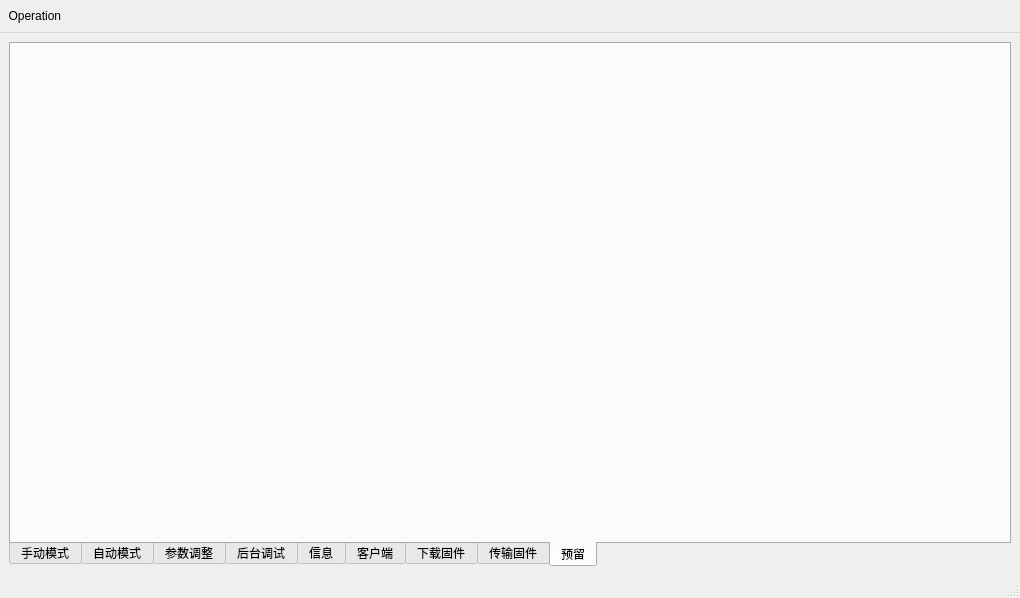
<?xml version="1.0" encoding="UTF-8"?>
<ui version="4.0">
 <class>Tab_Widget</class>
 <widget class="QMainWindow" name="Tab_Widget">
  <property name="geometry">
   <rect>
    <x>0</x>
    <y>0</y>
    <width>1020</width>
    <height>598</height>
   </rect>
  </property>
  <property name="windowTitle">
   <string>MainWindow</string>
  </property>
  <property name="toolButtonStyle">
   <enum>Qt::ToolButtonIconOnly</enum>
  </property>
  <widget class="QWidget" name="centralwidget">
   <layout class="QGridLayout" name="gridLayout">
    <item row="0" column="0">
     <widget class="QTabWidget" name="tabWidget">
      <property name="sizePolicy">
       <sizepolicy hsizetype="Expanding" vsizetype="Expanding">
        <horstretch>0</horstretch>
        <verstretch>0</verstretch>
       </sizepolicy>
      </property>
      <property name="tabPosition">
       <enum>QTabWidget::South</enum>
      </property>
      <property name="currentIndex">
       <number>8</number>
      </property>
      <widget class="Man_Widget" name="manmode">
       <attribute name="title">
        <string>手动模式</string>
       </attribute>
      </widget>
      <widget class="Auto_Widget" name="automode">
       <attribute name="title">
        <string>自动模式</string>
       </attribute>
      </widget>
      <widget class="Para_Adj" name="paraadj">
       <attribute name="title">
        <string>参数调整</string>
       </attribute>
      </widget>
      <widget class="Back_Debug" name="backdebug">
       <attribute name="title">
        <string>后台调试</string>
       </attribute>
      </widget>
      <widget class="War_Limit" name="warlimit">
       <attribute name="title">
        <string>信息</string>
       </attribute>
      </widget>
      <widget class="frmTcpClient" name="frmclient">
       <attribute name="title">
        <string>客户端</string>
       </attribute>
      </widget>
      <widget class="HttpWindow" name="httpwindow">
       <attribute name="title">
        <string>下载固件</string>
       </attribute>
      </widget>
      <widget class="Widget" name="ymodem">
       <attribute name="title">
        <string>传输固件</string>
       </attribute>
      </widget>
      <widget class="FirWare_Upd" name="firmwareup">
       <attribute name="title">
        <string>预留</string>
       </attribute>
      </widget>
     </widget>
    </item>
   </layout>
  </widget>
  <widget class="QMenuBar" name="menubar">
   <property name="geometry">
    <rect>
     <x>0</x>
     <y>0</y>
     <width>1020</width>
     <height>40</height>
    </rect>
   </property>
   <widget class="QMenu" name="menu">
    <property name="title">
     <string>Operation
</string>
    </property>
    <addaction name="configure"/>
    <addaction name="connect"/>
    <addaction name="disconnect"/>
    <addaction name="quit"/>
   </widget>
   <addaction name="menu"/>
  </widget>
  <widget class="QStatusBar" name="statusbar"/>
  <action name="connect">
   <property name="icon">
    <iconset>
     <normaloff>picture/conect.png</normaloff>picture/conect.png</iconset>
   </property>
   <property name="text">
    <string>连接(connect)</string>
   </property>
  </action>
  <action name="disconnect">
   <property name="icon">
    <iconset>
     <normaloff>picture/disconect.png</normaloff>picture/disconect.png</iconset>
   </property>
   <property name="text">
    <string>断开(disconnect)</string>
   </property>
  </action>
  <action name="quit">
   <property name="text">
    <string>退出(quit)</string>
   </property>
  </action>
  <action name="configure">
   <property name="icon">
    <iconset>
     <normaloff>picture/config.png</normaloff>picture/config.png</iconset>
   </property>
   <property name="text">
    <string>配置(configure)</string>
   </property>
  </action>
 </widget>
 <customwidgets>
  <customwidget>
   <class>Man_Widget</class>
   <extends>QWidget</extends>
   <header>man_widget.h</header>
   <container>1</container>
  </customwidget>
  <customwidget>
   <class>Auto_Widget</class>
   <extends>QWidget</extends>
   <header>auto_widget.h</header>
   <container>1</container>
  </customwidget>
  <customwidget>
   <class>Para_Adj</class>
   <extends>QWidget</extends>
   <header>para_adj.h</header>
   <container>1</container>
  </customwidget>
  <customwidget>
   <class>Back_Debug</class>
   <extends>QWidget</extends>
   <header>back_debug.h</header>
   <container>1</container>
  </customwidget>
  <customwidget>
   <class>FirWare_Upd</class>
   <extends>QWidget</extends>
   <header>firware_upd.h</header>
   <container>1</container>
  </customwidget>
  <customwidget>
   <class>War_Limit</class>
   <extends>QWidget</extends>
   <header>war_limit.h</header>
   <container>1</container>
  </customwidget>
  <customwidget>
   <class>frmTcpClient</class>
   <extends>QWidget</extends>
   <header>frmtcpclient.h</header>
   <container>1</container>
  </customwidget>
  <customwidget>
   <class>HttpWindow</class>
   <extends>QWidget</extends>
   <header location="global">httpwindow.h</header>
   <container>1</container>
  </customwidget>
  <customwidget>
   <class>Widget</class>
   <extends>QWidget</extends>
   <header>widget.h</header>
   <container>1</container>
  </customwidget>
 </customwidgets>
 <resources/>
 <connections/>
</ui>
